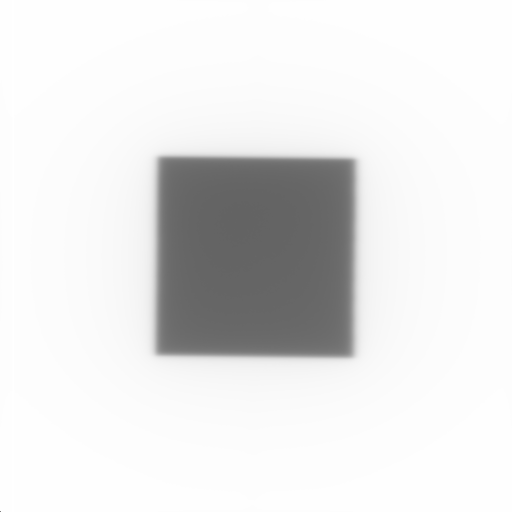
#> input picture compareimages/1mayo_10X10.tiff, 1024 x 1024 px (shown at 1/2 size)
$ python -i calibration_radiation_field.py   (imports and definitions only)
#> lines starting #> are read from the running program, lines starting #| are printed output that depends on the picture; after the words box and inside, x2 and y2 are one past the last pixel; in counts of white or black regions, pixels touching at a corner belong together
from cmath import sqrt
from itertools import count
import matplotlib.pyplot as plt
import cv2
import numpy as np
import warnings
# [1 line not run here, left out]
class CalibrationField():
    def __init__(self,path):
#> called with path = 'compareimages/1mayo_10X10.tiff'
        self.img_raw = cv2.imread(path)
#> self.img_raw is the input picture: shape (1024, 1024, 3); min 0, max 255, mean 229.5
        self.gray_img = cv2.cvtColor(self.img_raw, cv2.COLOR_BGR2GRAY)
        self.ROI_img = cv2.cvtColor(self.img_raw[150:950,150:950], cv2.COLOR_BGR2GRAY)
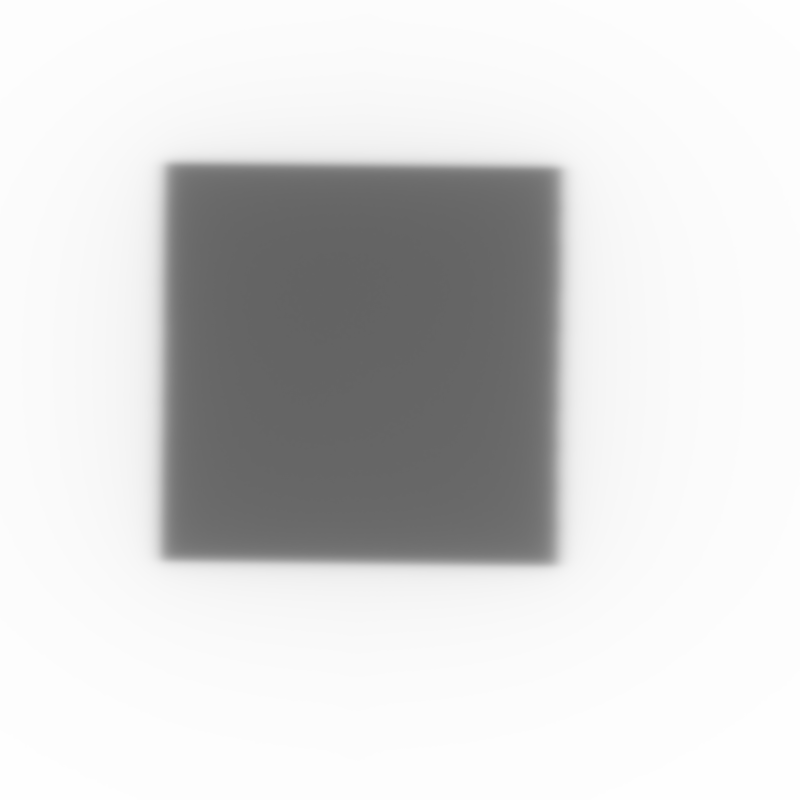
#> self.ROI_img: shape (800, 800); min 99, max 254, mean 214.3
        self.imgRoi = self.gray_img[380:542,380:542]

    def find_min_level(self):
        average = np.average(self.imgRoi, axis=0)
#> average = 162 values, max 101.5 at index 0, min 99.48 at index 91, mean 100
        self.average = np.average(average, axis=0)
#> self.average = 100
        self.min = np.amin(self.imgRoi)
#> self.min = 99
        self.graylevel = (255-self.min)*0.5 + self.min
#> self.graylevel = 177
    def find_gray_levels(self, img):
        min_value = np.amin(img)
#> min_value = 0
        max_value = np.amax(img)
#> max_value = 255
        prom_value = min_value + (max_value - min_value)/2
#> prom_value = 127.5
        return min_value, max_value, prom_value
    def find_contour(self):
        _, max_value, prom_value = self.find_gray_levels(self.gray_img)
#> max_value = 255; prom_value = 127.5
        _, self.mask = cv2.threshold(self.gray_img, prom_value, max_value, cv2.THRESH_BINARY_INV)
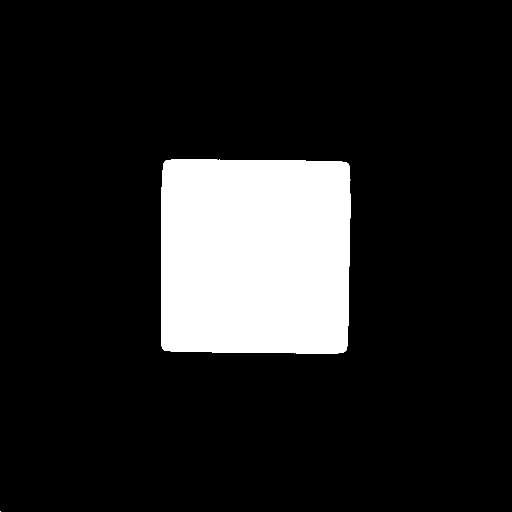
#> self.mask: shape (1024, 1024) (shown at 1/2 size); 13.8% white; 2 white regions (1 under 20 px)
        # contours, _ = cv2.findContours(self.mask, cv2.RETR_LIST, cv2.CHAIN_APPROX_SIMPLE)
        # self.mask = cv2.inRange( self.gray_img, self.graylevel, 255)
        cv2.imshow("d",self.mask)
        cv2.waitKey()
        contours, _ = cv2.findContours(image=self.mask, mode=cv2.RETR_TREE, method=cv2.CHAIN_APPROX_NONE)
#> contours = 2 contours, 1 with area under 20; largest, box (x1, y1, x2, y2) and area: (322, 319, 701, 707) 143706
        self.c = contours[0]
#> self.c = [[0, 1022], [0, 1023]]


    def cal_distances(self):
        self.find_min_level()
        self.find_contour()
        x,y,w,h = cv2.boundingRect(self.c)
#> x = 0; y = 1022; w = 1; h = 2
        cv2.drawContours(self.img_raw, self.c, -1, (0, 0, 255), 1) # dibujar punto blanco encontrado
#> self.img_raw: shape (1024, 1024, 3); under 0.01% of pixels changed, all inside (x1, y1, x2, y2) = (0, 1022, 1, 1024)
        # cv2.imshow("self.img_raw",self.img_raw)
        # cv2.waitKey()
        return w, h

    def relation_mmpx(self, width_mm, height_mm):
        w_px,h_px,  = self.cal_distances()
        relation_mmpx_h = height_mm / h_px
        relation_mmpx_w = width_mm / w_px

        mmpx = (relation_mmpx_h + relation_mmpx_w) / 2
        print(w_px)
        print(h_px)
        return mmpx

'''
                        AYUDAS

cv2.circle(img, (px, py), thinkness, (255,255,255), -1)

cv2.imshow("name_window", img)
cv2.waitKey()

cv2.drawContours(img, contours, -1, (0,255,0), 3)

hist = cv2.calcHist([region], [0], None, [256], [0, 256])
plt.plot(hist, color='gray' )
plt.xlabel('Intensidad de pixel')
plt.ylabel('Cantidad de pixeles')
plt.show()

'''

>>> result = CalibrationField('compareimages/1mayo_10X10.tiff').cal_distances()
#> result = (1, 2)
